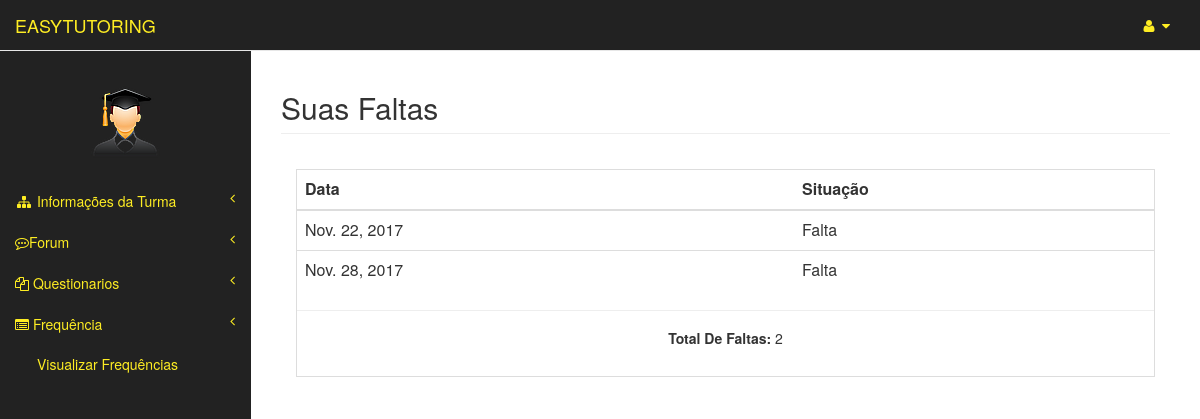
The app's page /faltas/faltaAluno/13/ (signed in) with its own data.
### usuarios/models.py (models this page shows, shortened)
class Usuario(models.Model):
	user = models.OneToOneField(User)
	matricula = models.CharField(max_length=20)
	curso = models.CharField(max_length=3)
	tipo = models.CharField(max_length=8, blank=False,null=True)
	nome_completo = models.CharField(max_length=150)
	img = models.ImageField(upload_to="img/original/", blank=True)
	thumb = ThumbnailerImageField(upload_to="img/thumb/", blank=True,null=True,resize_source=dict(size=(100, 100), sharpen=True))

### faltas/models.py (models this page shows)
class Falta(models.Model):
	turmas = models.ForeignKey(Turma)
	alunos= models.ForeignKey(Aluno)
	date= models.DateField()
	presenca = models.BooleanField(default=False)

### faltas/views.py (the view)
# urls.py: url(r'^faltaAluno/(?P<turma_id>[0-9]+)/$', views.faltaAluno, name='faltaAluno'),
def faltaAluno(request,turma_id):
	user = request.user
	usuario = Usuario.objects.get(user=user)
	turma = Turma.objects.get(pk=turma_id)
	faltas = Falta.objects.filter(turmas=turma,alunos=usuario).order_by('date')
	count_falta = len(Falta.objects.filter(turmas=turma,alunos=usuario,presenca=False))
	context ={'usuario': usuario,
	'turma':turma,
	'faltas': faltas,
	'count_falta':count_falta
	}
	return render(request,'faltas/faltaAluno.html',context=context)

### templates/faltas/faltaAluno.html (shortened to what this page needs)
{% extends "aluno_area/turmaArea.html" %}
{% block pageHeader %}
    <h2 class="page-header">Suas Faltas</h2>
{% endblock pageHeader %}
{% block form %}
      <div class="panel-body">
        <div class="table-responsive table-bordered">
            <table class="table">
                <thead>
                    <tr>
                      <th>Data</th>
                      <th>Situação</th>
                    </tr>
                </thead>
                    {% for falta in faltas  %}
                          <tr>
              <td>{{falta.date}}</td>
            {% if falta.presenca == True %}
              <td>Presente</td>
            {% else %}
              <td>Falta</td>
            {% endif %}
                          </tr>
                    {% endfor %}
                  </table>
                  <hr>
                <center><h5><b>Total De Faltas: </b>{{count_falta}}</h5></center>
                <br>
              </div>
        </div>
    </div>
{% endblock form %}

### templates/aluno_area/turmaArea.html (shortened to what this page needs)
{% extends "aluno_area/index.html" %}
{% block principal %}
    <a class="navbar-brand" href="{% url 'tutor_area:index' %}" id="link-color">EASYTUTORING</a>
{% endblock principal %}
{% block barraLateral %}
                <div class="navbar-default sidebar" role="navigation">
                <div class="sidebar-nav navbar-collapse">
                    <ul class="nav" id="side-menu">
                        <br>
                       <center><p><img src="{{ usuario.thumb.url}}" class= "img-circle"/> </p></center>
                        <li class="itens-menu">
                            <a href="#" id="link-color"><i class="fa fa-sitemap fa-fw"></i> Informações da Turma<span class="fa arrow"></span></a>
                        </li>
                        <li class="itens-menu">
                            <a href="#" id="link-color"><i class="fa fa-commenting-o" ></i>Forum<span class="fa arrow"></span></a>
                        </li>
                        <li class="itens-menu">
                            <a href="#" id="link-color"><i class="fa fa-files-o"></i> Questionarios<span class="fa arrow"></span></a>
                        </li>
                        <li class="itens-menu">
                            <a href="#" id="link-color"><i class="fa fa-list-alt"></i> Frequência<span class="fa arrow"></span></a>
                            <ul class="nav nav-second-level">
                                <li  class="itens-menu">
                                    <a href="{% url 'faltas:faltaAluno' turma.id %}" id="link-color">Visualizar Frequências</a>
                                </li>
                            </ul>
                        </li>
                    </ul>
                </div>
            </div>
{% endblock barraLateral %}

### static/css/tutoring.css (style rules this page uses)
#link-color { color: #feed23; }

### records on screen
Usuario: thumb (picture)
Falta: date "Nov. 22, 2017", presenca "Falta"
Falta: date "Nov. 28, 2017", presenca "Falta"

### other values on screen
{{ count_falta }} "2"
